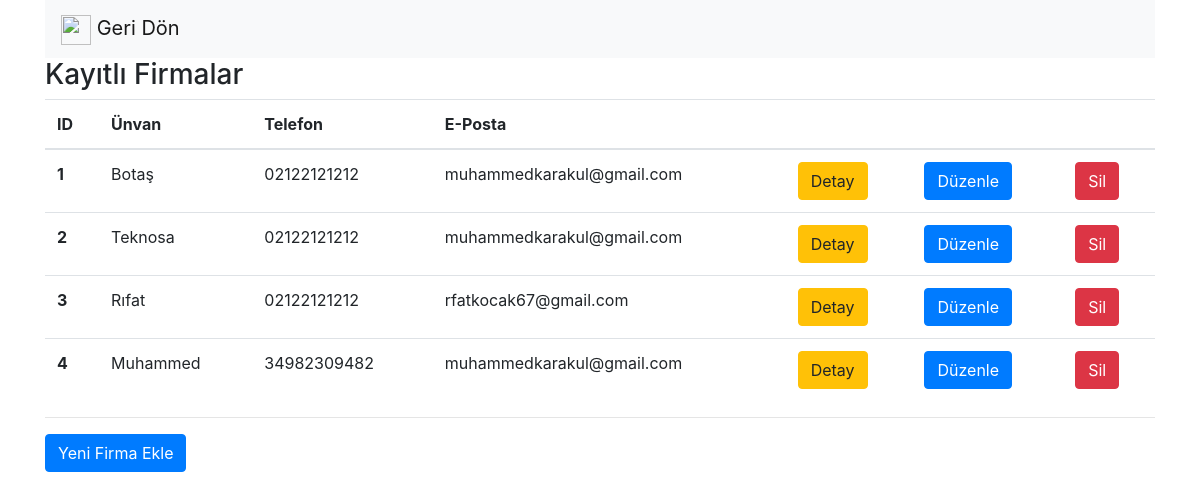
/firmaListe, run on an earlier commit of the app's database.
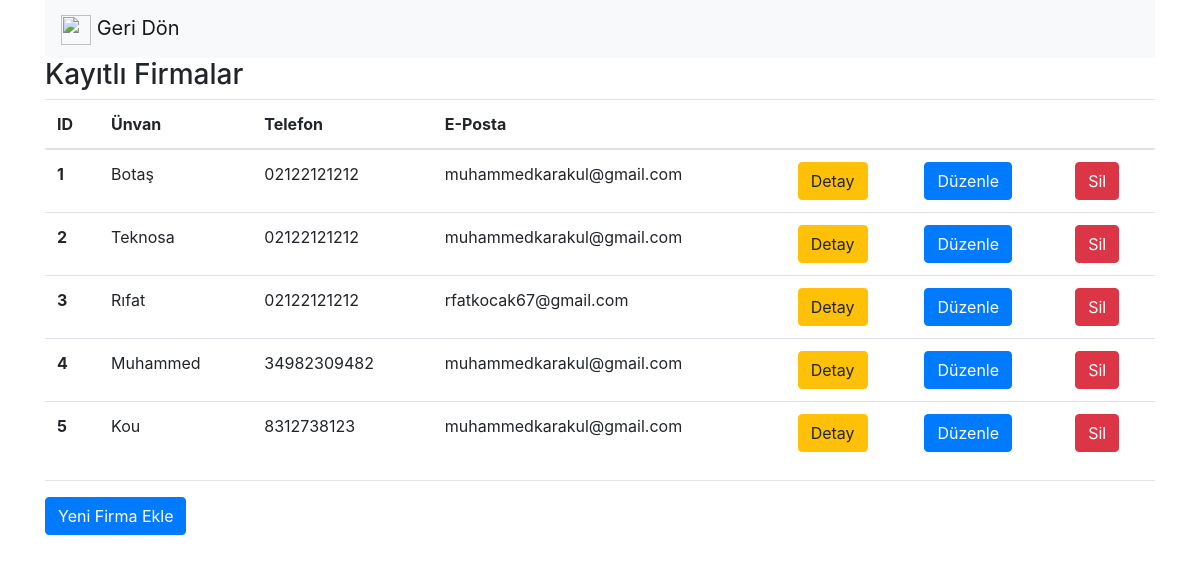
And on a later commit of the database.
### safeputapp/models.py (models this page shows, shortened)
class Firma(models.Model):
    kutuk_no = models.CharField(max_length = 10, verbose_name = "Kütük Numarası")
    unvan = models.CharField(max_length = 50, verbose_name = "Ünvan")
    adres = models.CharField(max_length = 250, verbose_name = "Adres")
    posta_kodu = models.CharField(max_length = 10, verbose_name = "Posta Kodu")
    sehir = models.CharField(max_length = 50, verbose_name = "Şehir")
    telefon = models.CharField(max_length = 20, verbose_name = "Telefon")
    faks = models.CharField(max_length = 20, verbose_name = "Faks")
    eposta = models.CharField(max_length = 50, verbose_name = "E-Posta")
    aktifmi = models.BooleanField(verbose_name = "Aktif mi?", default = True)
    olusturma_tarihi = models.DateTimeField(auto_now_add = True, blank = True, verbose_name = "Oluşturma Tarihi")
    duzunleme_tarihi = models.DateTimeField(verbose_name = "Duzenleme Tarihi", blank = True, null = True)

### safeputapp/views.py (the view)
# urls.py: url(r'^firmaListe', firmaListe),
def firmaListe(request):
    firmalar = Firma.objects.all()
    return render( request, "firmaListe.html", { "firmalar" : firmalar } )

### safeputapp/templates/firmaListe.html (shortened to what this page needs)
<!DOCTYPE html>
    <html>
        <head>
        <link rel="stylesheet" href="https://maxcdn.bootstrapcdn.com/bootstrap/4.0.0/css/bootstrap.min.css">
        </head>
        <body>
            <div class="container">
                <nav class="navbar navbar-light bg-light">
                    <a class="navbar-brand" href="anasayfa">
                        <img src="https://image.flaticon.com/icons/svg/118/118739.svg" width="30" height="30" alt=""> Geri Dön
                    </a>
                </nav>
                <h3>Kayıtlı Firmalar</h3>
                    {% if firmalar %}
                        <table class="table">
                            <thead>
                                <tr>
                                <th scope="col">ID</th>
                                <th scope="col">Ünvan</th>
                                <th scope="col">Telefon</th>
                                <th scope="col">E-Posta</th>
                                <th scope="col"></th>
                                <th scope="col"></th>
                                <th scope="col"></th>
                                </tr>
                            </thead>
                            <tbody>
                                {% for firma in firmalar %}
                                    {% if firma.aktifmi %}
                                        <tr>
                                            <th scope="row"> {{ firma.id }} </th>
                                            <td> {{ firma.unvan }} </td>
                                            <td> {{ firma.telefon }} </td>
                                            <td> {{ firma.eposta }} </td>
                                            <td><a href="/firmaDetay/{{firma.id}}" class="btn btn-warning">Detay</td>
                                            <td><a href="/firmaDuzenle/{{firma.id}}" class="btn btn-primary">Düzenle</td>
                                            <td><a href="/firmaSil/{{firma.id}}" class="btn btn-danger">Sil</td>
                                        </tr>
                                    {% endif %}
                                {% endfor %}
                            </tbody>
                        </table>
                    {% else %}
                        <div class="alert alert-danger">
                            Kayıt bulunamadı.
                        </div>
                    {% endif %}
                <hr>
                <a href="firmaEkle" class="btn btn-primary"> Yeni Firma Ekle </a>
            </div>
        </body>
</html>

What changed in the data, as far as the page shows it:
added Firma: id "5", unvan "Kou", telefon "8312738123", eposta "muhammedkarakul@gmail.com"
